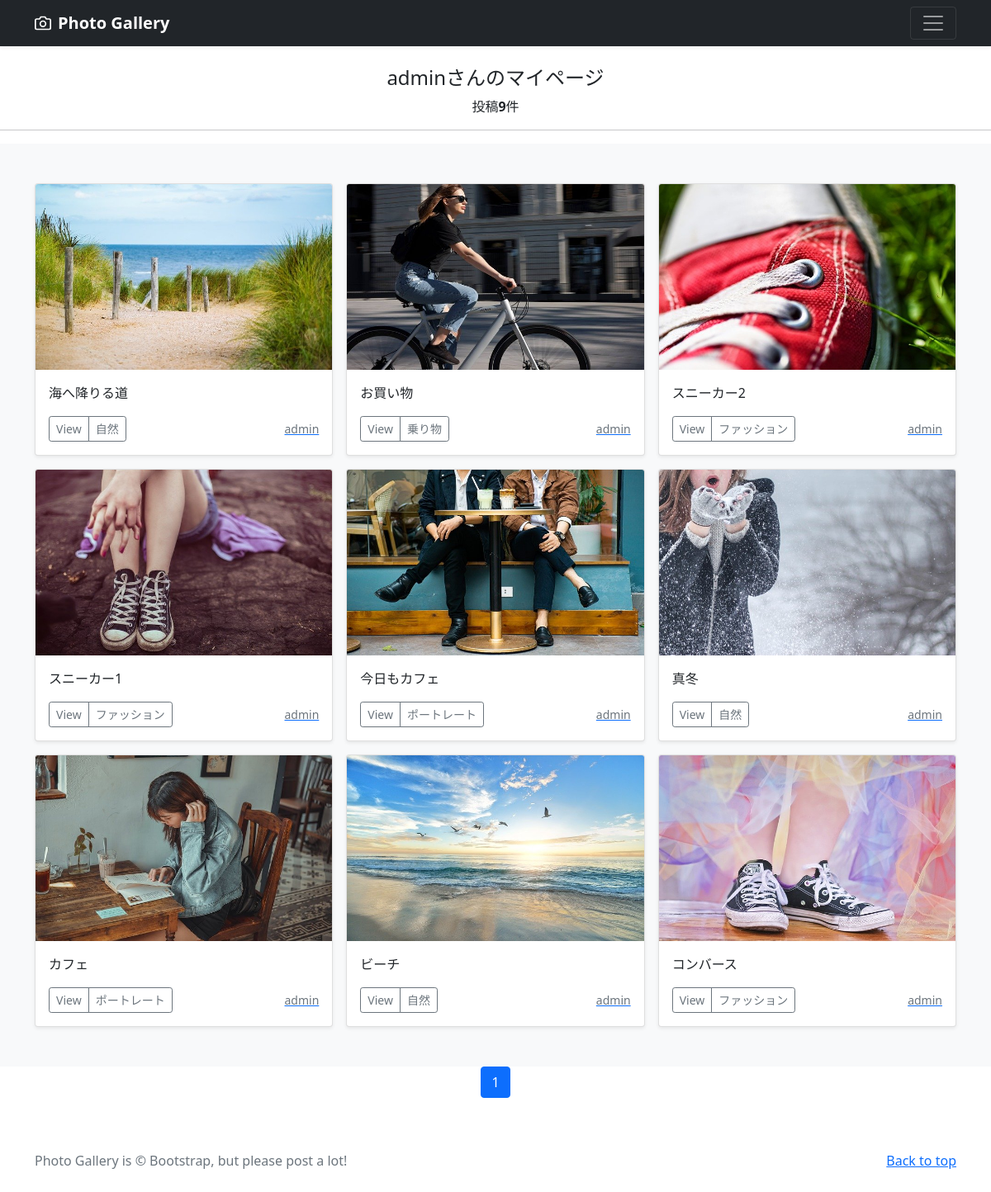
Screenshot of /mypage/ (signed in) with the database file from the repository.
### accounts/models.py (models this page shows)
class CustomUser(AbstractUser):
    pass

### photo/models.py (models this page shows, shortened)
class PhotoPost(models.Model):
    user = models.ForeignKey(
        CustomUser,
        verbose_name='ユーザー',
        on_delete=models.CASCADE
        )
    category = models.ForeignKey(
        Category,
        verbose_name='カテゴリ',
        on_delete=models.PROTECT
        )
    title = models.CharField(
        verbose_name='タイトル', #フィールドのタイトル
        max_length=200          #最大文字数は200
        )
    comment = models.TextField(
        verbose_name='コメント', #フィールドのタイトル
        )
    image1 = models.ImageField(
        verbose_name='イメージ1', #フィールドのタイトル
        upload_to = 'photos'     #MEDIA_ROOT以下のphotosにファイルを保存
        )
    image2 = models.ImageField(
        verbose_name='イメージ2', #フィールドのタイトル
        upload_to = 'photos',    #MEDIA_ROOT以下のphotosにファイルを保存
        blank=True,              #フィールド値の設定は必須でない
        null=True                #データベースにnullが保存されることを許容
        )
    posted_at = models.DateTimeField(
        verbose_name='投稿日時',  #フィールドのタイトル
        auto_now_add=True        #日時を自動追加
        )

class Category(models.Model):
    title = models.CharField(
        verbose_name='カテゴリ', #フィールドのタイトル
        max_length=20)

### photo/views.py (the view)
# urls.py: path('mypage/', views.MypageView.as_view(), name = 'mypage'),
class MypageView(ListView):
    template_name = 'mypage.html'
    paginate_by = 9
    def get_queryset(self):
        queryset = PhotoPost.objects.filter(
            user=self.request.user).order_by('-posted_at')
        return queryset

### photo/templates/mypage.html (shortened to what this page needs)
{% extends 'base.html' %}
        {% block contents %}
        {% if user.is_authenticated %}
            <br>
            <div style="text-align:center">
                <h4>{{user.username}}さんのマイページ</h4>
                {% if object_list.count == 0 %}
                    <p>{{user.username}}さんの投稿はありません</p>
                {% else %}
                    <p>投稿<strong>{{object_list.count}}</strong>件</p>
                {% endif %}
            </div>
            <hr>
        {% endif %}
        {% include "photos_list.html" %}
        {% include "pagination.html" %}
        {% endblock %}

### photo/templates/base.html (shortened to what this page needs)
{% load static %}
<!doctype html>
<html lang="ja">
  <head>
    <link href="https://cdn.jsdelivr.net/npm/bootstrap@5.0.2/dist/css/bootstrap.min.css"
          rel="stylesheet"
>
  </head>
  <body>
    <header>
      <div class="navbar navbar-dark bg-dark shadow-sm">
        <div class="container">
          <a href="{% url 'photo:index' %}"
             class="navbar-brand d-flex align-items-center">
            <strong>Photo Gallery</strong>
          </a>
          <button class="navbar-toggler"
                  type="button"
                  data-bs-toggle="collapse"
                  data-bs-target="#navbarHeader"
                  aria-controls="navbarHeader"
                  aria-expanded="false"
                  aria-label="Toggle navigation">
            <span class="navbar-toggler-icon"></span>
          </button>
        </div>
      </div>
    </header>
    <main>
      {% block contents %}{% endblock %}
    </main>
    <footer class="text-muted py-5">
      <div class="container">
        <p class="float-end mb-1">
          <a href="{% url 'photo:index' %}">Back to top</a>
        </p>
        <p class="mb-1">
          Photo Gallery is &copy; Bootstrap, but please post a lot!</p>
      </div>
    </footer>
  </body>
</html>

### photo/templates/photos_list.html (shortened to what this page needs)
  <div class="album py-5 bg-light">
    <div class="container">
      <div class="row row-cols-1 row-cols-sm-2 row-cols-md-3 g-3">
        {% for record in object_list %}
        <div class="col">
          <div class="card shadow-sm">
            <img src="{{ record.image1.url }}"
                 class="bd-placeholder-img card-img-top"
                 width="100%" height="225"
                 xmlns="http://www.w3.org/2000/svg"
                 role="img" aria-label="Placeholder: Thumbnail"
                 preserveAspectRatio="xMidYMid slice"
                 focusable="false">
                 <rect width="100%" height="100%" fill="#55595c"/>
            <div class="card-body">
              <p class="card-text">
                {{record.title}}
              </p>
              <div class="d-flex justify-content-between align-items-center">
                <div class="btn-group">
                  <button type="button"
                          class="btn btn-sm btn-outline-secondary"
                          onclick="location.href='{% url 'photo:photo_detail' record.pk %}'">
                          View</button>
                  <button type="button"
                          class="btn btn-sm btn-outline-secondary"
                          onclick="location.href='{% url 'photo:photos_cat' category=record.category.id %}'">
                          {{record.category.title}}</button>
                </div>
                <a href="{% url 'photo:user_list' user=record.user.id %}">
                  <small class="text-muted">
                    {{record.user.username}}</small>
                </a>
              </div>
            </div>
          </div>
        </div>
        {% endfor %}
      </div>
    </div>
  </div>

### photo/templates/pagination.html (shortened to what this page needs)
<ul class="pagination"
    style="justify-content:center">
    {% for num in page_obj.paginator.page_range %}
        {% if page_obj.number == num %}
        <li class="page-item active">
            <span class="page-link">{{ num }}</span>
        </li>
        {% endif %}
    {% endfor %}
</ul>

### photo/templates/base.html (style rules this page uses)
.bd-placeholder-img { font-size: 1.125rem; text-anchor: middle; -webkit-user-select: none; -moz-user-select: none; user-select: none; }

### rows the page displays
CustomUser: username "admin"
PhotoPost: image1 (picture), title "海へ降りる道", category "自然", user.username "admin"
PhotoPost: image1 (picture), title "お買い物", category "乗り物", user.username "admin"
PhotoPost: image1 (picture), title "スニーカー2", category "ファッション", user.username "admin"
PhotoPost: image1 (picture), title "スニーカー1", category "ファッション", user.username "admin"
PhotoPost: image1 (picture), title "今日もカフェ", category "ポートレート", user.username "admin"
PhotoPost: image1 (picture), title "真冬", category "自然", user.username "admin"
PhotoPost: image1 (picture), title "カフェ", category "ポートレート", user.username "admin"
PhotoPost: image1 (picture), title "ビーチ", category "自然", user.username "admin"
PhotoPost: image1 (picture), title "コンバース", category "ファッション", user.username "admin"

### other values shown
{{ object_list.count }} "9"
{{ num }} "1"
